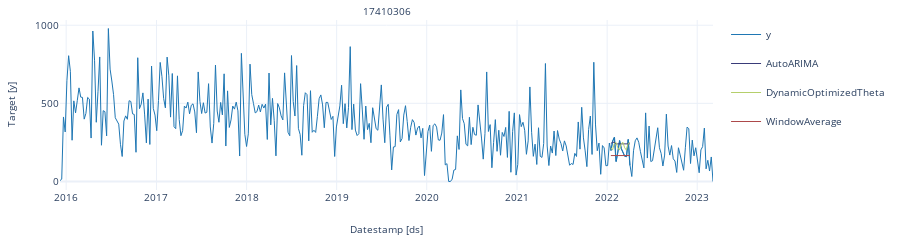
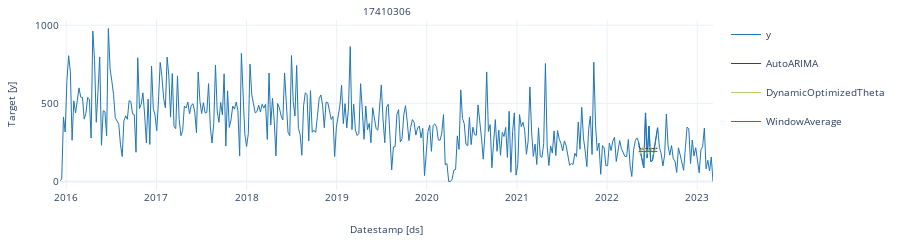
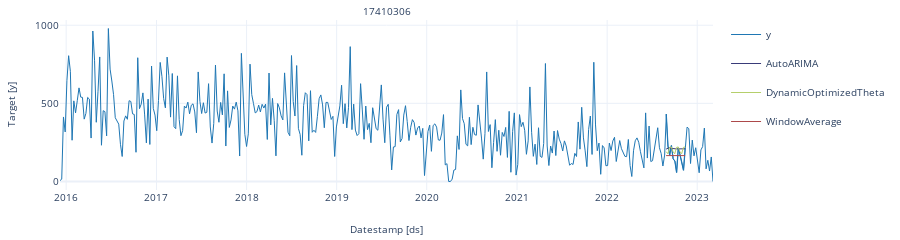
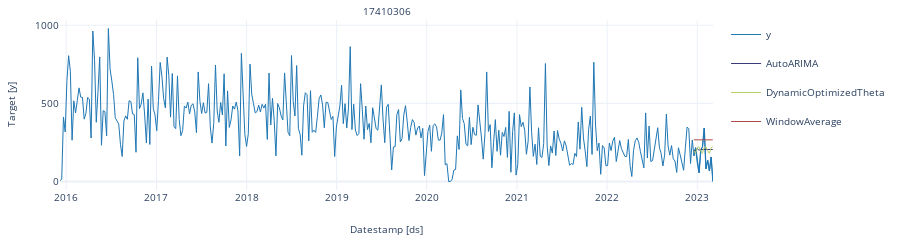

Notebook cell for these charts, in order:
### Code cell
df = sales.loc[['17410306']]
# define models
models = [AutoARIMA(season_length = 4), DOT(season_length = 4), WindowAverage(window_size=4)]
# initialize SF object
sf = StatsForecast(
    df = df,
    models = models,
    freq = 'W'
)
crossvalidation_df = sf.cross_validation(
    df = df,
    h = 12, # test size
    step_size=16, # gap including test size
    n_windows=4 # number of folds
)
crossvalidation_df

cutoff = crossvalidation_df['cutoff'].unique()

for k in range(len(cutoff)): 
    cv = crossvalidation_df[crossvalidation_df['cutoff'] == cutoff[k]]
    StatsForecast.plot(df, cv.loc[:, cv.columns != 'cutoff'])

rmsee = rmse(crossvalidation_df['y'], crossvalidation_df['AutoARIMA'])
rmse

### Figure 1 — Plotly figure (JSON) as saved in the notebook; plotly's stock layout.template omitted (floating-point values rounded to 4 significant figures; data arrays with more than 128 entries replaced by an {"elided": "..."} marker saying what was removed)
{"data": [{"legendgroup": "y", "line": {"color": "#1f77b4", "width": 1}, "mode": "lines", "name": "y", "showlegend": true, "type": "scatter", "x": {"elided": "379 str values"}, "xaxis": "x", "y": {"elided": "379 int values"}, "yaxis": "y"}, {"legendgroup": "y", "line": {"color": "#1f77b4", "width": 1}, "mode": "lines", "name": "y", "showlegend": false, "type": "scatter", "x": ["2022-01-16T00:00:00", "2022-01-23T00:00:00", "2022-01-30T00:00:00", "2022-02-06T00:00:00", "2022-02-13T00:00:00", "2022-02-20T00:00:00", "2022-02-27T00:00:00", "2022-03-06T00:00:00", "2022-03-13T00:00:00", "2022-03-20T00:00:00", "2022-03-27T00:00:00", "2022-04-03T00:00:00"], "xaxis": "x", "y": [198, 259, 283, 128, 184, 262, 210, 188, 161, 159, 269, 102], "yaxis": "y"}, {"legendgroup": "AutoARIMA", "line": {"color": "#393b79", "width": 1}, "mode": "lines", "name": "AutoARIMA", "showlegend": true, "type": "scatter", "x": ["2022-01-16T00:00:00", "2022-01-23T00:00:00", "2022-01-30T00:00:00", "2022-02-06T00:00:00", "2022-02-13T00:00:00", "2022-02-20T00:00:00", "2022-02-27T00:00:00", "2022-03-06T00:00:00", "2022-03-13T00:00:00", "2022-03-20T00:00:00", "2022-03-27T00:00:00", "2022-04-03T00:00:00"], "xaxis": "x", "y": [243.4, 250.9, 250.8, 240.4, 240.6, 240.0, 240.1, 240.8, 240.8, 240.8, 240.8, 240.8], "yaxis": "y"}, {"legendgroup": "DynamicOptimizedTheta", "line": {"color": "#b5cf6b", "width": 1}, "mode": "lines", "name": "DynamicOptimizedTheta", "showlegend": true, "type": "scatter", "x": ["2022-01-16T00:00:00", "2022-01-23T00:00:00", "2022-01-30T00:00:00", "2022-02-06T00:00:00", "2022-02-13T00:00:00", "2022-02-20T00:00:00", "2022-02-27T00:00:00", "2022-03-06T00:00:00", "2022-03-13T00:00:00", "2022-03-20T00:00:00", "2022-03-27T00:00:00", "2022-04-03T00:00:00"], "xaxis": "x", "y": [216.1, 201.1, 242.1, 250.5, 216.1, 201.1, 242.1, 250.5, 216.1, 201.1, 242.1, 250.5], "yaxis": "y"}, {"legendgroup": "WindowAverage", "line": {"color": "#ad494a", "width": 1}, "mode": "lines", "name": "WindowAverage", "showlegend": true, "type": "scatter", "x": ["2022-01-16T00:00:00", "2022-01-23T00:00:00", "2022-01-30T00:00:00", "2022-02-06T00:00:00", "2022-02-13T00:00:00", "2022-02-20T00:00:00", "2022-02-27T00:00:00", "2022-03-06T00:00:00", "2022-03-13T00:00:00", "2022-03-20T00:00:00", "2022-03-27T00:00:00", "2022-04-03T00:00:00"], "xaxis": "x", "y": [166, 166, 166, 166, 166, 166, 166, 166, 166, 166, 166, 166], "yaxis": "y"}], "layout": {"annotations": [{"font": {"size": 10}, "showarrow": false, "text": "17410306", "x": 0.5, "xanchor": "center", "xref": "paper", "y": 1, "yanchor": "bottom", "yref": "paper"}, {"font": {"size": 10}, "showarrow": false, "text": "Datestamp [ds]", "x": 0.5, "xanchor": "center", "xref": "paper", "y": 0, "yanchor": "top", "yref": "paper", "yshift": -30}, {"font": {"size": 10}, "showarrow": false, "text": "Target [y]", "textangle": -90, "x": 0, "xanchor": "right", "xref": "paper", "xshift": -40, "y": 0.5, "yanchor": "middle", "yref": "paper"}], "autosize": true, "font": {"size": 10}, "height": 150, "margin": {"b": 50, "l": 60, "r": 10, "t": 20}, "xaxis": {"anchor": "y", "domain": [0, 1], "showticklabels": true, "visible": true}, "yaxis": {"anchor": "x", "domain": [0, 1]}}}

### Figure 2 — Plotly figure (JSON) as saved in the notebook; plotly's stock layout.template omitted (floating-point values rounded to 4 significant figures; data arrays with more than 128 entries replaced by an {"elided": "..."} marker saying what was removed)
{"data": [{"legendgroup": "y", "line": {"color": "#1f77b4", "width": 1}, "mode": "lines", "name": "y", "showlegend": true, "type": "scatter", "x": {"elided": "379 str values"}, "xaxis": "x", "y": {"elided": "379 int values"}, "yaxis": "y"}, {"legendgroup": "y", "line": {"color": "#1f77b4", "width": 1}, "mode": "lines", "name": "y", "showlegend": false, "type": "scatter", "x": ["2022-05-08T00:00:00", "2022-05-15T00:00:00", "2022-05-22T00:00:00", "2022-05-29T00:00:00", "2022-06-05T00:00:00", "2022-06-12T00:00:00", "2022-06-19T00:00:00", "2022-06-26T00:00:00", "2022-07-03T00:00:00", "2022-07-10T00:00:00", "2022-07-17T00:00:00", "2022-07-24T00:00:00"], "xaxis": "x", "y": [251, 191, 136, 87, 439, 150, 355, 128, 133, 215, 271, 344], "yaxis": "y"}, {"legendgroup": "AutoARIMA", "line": {"color": "#393b79", "width": 1}, "mode": "lines", "name": "AutoARIMA", "showlegend": true, "type": "scatter", "x": ["2022-05-08T00:00:00", "2022-05-15T00:00:00", "2022-05-22T00:00:00", "2022-05-29T00:00:00", "2022-06-05T00:00:00", "2022-06-12T00:00:00", "2022-06-19T00:00:00", "2022-06-26T00:00:00", "2022-07-03T00:00:00", "2022-07-10T00:00:00", "2022-07-17T00:00:00", "2022-07-24T00:00:00"], "xaxis": "x", "y": [227.6, 212.5, 208.0, 206.8, 210.4, 211.4, 211.8, 211.8, 211.6, 211.5, 211.5, 211.5], "yaxis": "y"}, {"legendgroup": "DynamicOptimizedTheta", "line": {"color": "#b5cf6b", "width": 1}, "mode": "lines", "name": "DynamicOptimizedTheta", "showlegend": true, "type": "scatter", "x": ["2022-05-08T00:00:00", "2022-05-15T00:00:00", "2022-05-22T00:00:00", "2022-05-29T00:00:00", "2022-06-05T00:00:00", "2022-06-12T00:00:00", "2022-06-19T00:00:00", "2022-06-26T00:00:00", "2022-07-03T00:00:00", "2022-07-10T00:00:00", "2022-07-17T00:00:00", "2022-07-24T00:00:00"], "xaxis": "x", "y": [188.1, 177.1, 216.6, 222.2, 188.1, 177.1, 216.6, 222.2, 188.1, 177.1, 216.6, 222.2], "yaxis": "y"}, {"legendgroup": "WindowAverage", "line": {"color": "#ad494a", "width": 1}, "mode": "lines", "name": "WindowAverage", "showlegend": true, "type": "scatter", "x": ["2022-05-08T00:00:00", "2022-05-15T00:00:00", "2022-05-22T00:00:00", "2022-05-29T00:00:00", "2022-06-05T00:00:00", "2022-06-12T00:00:00", "2022-06-19T00:00:00", "2022-06-26T00:00:00", "2022-07-03T00:00:00", "2022-07-10T00:00:00", "2022-07-17T00:00:00", "2022-07-24T00:00:00"], "xaxis": "x", "y": [192.2, 192.2, 192.2, 192.2, 192.2, 192.2, 192.2, 192.2, 192.2, 192.2, 192.2, 192.2], "yaxis": "y"}], "layout": {"annotations": [{"font": {"size": 10}, "showarrow": false, "text": "17410306", "x": 0.5, "xanchor": "center", "xref": "paper", "y": 1, "yanchor": "bottom", "yref": "paper"}, {"font": {"size": 10}, "showarrow": false, "text": "Datestamp [ds]", "x": 0.5, "xanchor": "center", "xref": "paper", "y": 0, "yanchor": "top", "yref": "paper", "yshift": -30}, {"font": {"size": 10}, "showarrow": false, "text": "Target [y]", "textangle": -90, "x": 0, "xanchor": "right", "xref": "paper", "xshift": -40, "y": 0.5, "yanchor": "middle", "yref": "paper"}], "autosize": true, "font": {"size": 10}, "height": 150, "margin": {"b": 50, "l": 60, "r": 10, "t": 20}, "xaxis": {"anchor": "y", "domain": [0, 1], "showticklabels": true, "visible": true}, "yaxis": {"anchor": "x", "domain": [0, 1]}}}

### Figure 3 — Plotly figure (JSON) as saved in the notebook; plotly's stock layout.template omitted (floating-point values rounded to 4 significant figures; data arrays with more than 128 entries replaced by an {"elided": "..."} marker saying what was removed)
{"data": [{"legendgroup": "y", "line": {"color": "#1f77b4", "width": 1}, "mode": "lines", "name": "y", "showlegend": true, "type": "scatter", "x": {"elided": "379 str values"}, "xaxis": "x", "y": {"elided": "379 int values"}, "yaxis": "y"}, {"legendgroup": "y", "line": {"color": "#1f77b4", "width": 1}, "mode": "lines", "name": "y", "showlegend": false, "type": "scatter", "x": ["2022-08-28T00:00:00", "2022-09-04T00:00:00", "2022-09-11T00:00:00", "2022-09-18T00:00:00", "2022-09-25T00:00:00", "2022-10-02T00:00:00", "2022-10-09T00:00:00", "2022-10-16T00:00:00", "2022-10-23T00:00:00", "2022-10-30T00:00:00", "2022-11-06T00:00:00", "2022-11-13T00:00:00"], "xaxis": "x", "y": [431, 227, 169, 230, 145, 131, 58, 216, 170, 118, 72, 216], "yaxis": "y"}, {"legendgroup": "AutoARIMA", "line": {"color": "#393b79", "width": 1}, "mode": "lines", "name": "AutoARIMA", "showlegend": true, "type": "scatter", "x": ["2022-08-28T00:00:00", "2022-09-04T00:00:00", "2022-09-11T00:00:00", "2022-09-18T00:00:00", "2022-09-25T00:00:00", "2022-10-02T00:00:00", "2022-10-09T00:00:00", "2022-10-16T00:00:00", "2022-10-23T00:00:00", "2022-10-30T00:00:00", "2022-11-06T00:00:00", "2022-11-13T00:00:00"], "xaxis": "x", "y": [207.2, 211.3, 217.2, 212.0, 209.2, 208.9, 208.5, 208.8, 209.1, 209.1, 209.1, 209.1], "yaxis": "y"}, {"legendgroup": "DynamicOptimizedTheta", "line": {"color": "#b5cf6b", "width": 1}, "mode": "lines", "name": "DynamicOptimizedTheta", "showlegend": true, "type": "scatter", "x": ["2022-08-28T00:00:00", "2022-09-04T00:00:00", "2022-09-11T00:00:00", "2022-09-18T00:00:00", "2022-09-25T00:00:00", "2022-10-02T00:00:00", "2022-10-09T00:00:00", "2022-10-16T00:00:00", "2022-10-23T00:00:00", "2022-10-30T00:00:00", "2022-11-06T00:00:00", "2022-11-13T00:00:00"], "xaxis": "x", "y": [191.1, 177.5, 218.1, 221.1, 191.1, 177.5, 218.1, 221.1, 191.1, 177.5, 218.1, 221.1], "yaxis": "y"}, {"legendgroup": "WindowAverage", "line": {"color": "#ad494a", "width": 1}, "mode": "lines", "name": "WindowAverage", "showlegend": true, "type": "scatter", "x": ["2022-08-28T00:00:00", "2022-09-04T00:00:00", "2022-09-11T00:00:00", "2022-09-18T00:00:00", "2022-09-25T00:00:00", "2022-10-02T00:00:00", "2022-10-09T00:00:00", "2022-10-16T00:00:00", "2022-10-23T00:00:00", "2022-10-30T00:00:00", "2022-11-06T00:00:00", "2022-11-13T00:00:00"], "xaxis": "x", "y": [165.8, 165.8, 165.8, 165.8, 165.8, 165.8, 165.8, 165.8, 165.8, 165.8, 165.8, 165.8], "yaxis": "y"}], "layout": {"annotations": [{"font": {"size": 10}, "showarrow": false, "text": "17410306", "x": 0.5, "xanchor": "center", "xref": "paper", "y": 1, "yanchor": "bottom", "yref": "paper"}, {"font": {"size": 10}, "showarrow": false, "text": "Datestamp [ds]", "x": 0.5, "xanchor": "center", "xref": "paper", "y": 0, "yanchor": "top", "yref": "paper", "yshift": -30}, {"font": {"size": 10}, "showarrow": false, "text": "Target [y]", "textangle": -90, "x": 0, "xanchor": "right", "xref": "paper", "xshift": -40, "y": 0.5, "yanchor": "middle", "yref": "paper"}], "autosize": true, "font": {"size": 10}, "height": 150, "margin": {"b": 50, "l": 60, "r": 10, "t": 20}, "xaxis": {"anchor": "y", "domain": [0, 1], "showticklabels": true, "visible": true}, "yaxis": {"anchor": "x", "domain": [0, 1]}}}

### Figure 4 — Plotly figure (JSON) as saved in the notebook; plotly's stock layout.template omitted (floating-point values rounded to 4 significant figures; data arrays with more than 128 entries replaced by an {"elided": "..."} marker saying what was removed)
{"data": [{"legendgroup": "y", "line": {"color": "#1f77b4", "width": 1}, "mode": "lines", "name": "y", "showlegend": true, "type": "scatter", "x": {"elided": "379 str values"}, "xaxis": "x", "y": {"elided": "379 int values"}, "yaxis": "y"}, {"legendgroup": "y", "line": {"color": "#1f77b4", "width": 1}, "mode": "lines", "name": "y", "showlegend": false, "type": "scatter", "x": ["2022-12-18T00:00:00", "2022-12-25T00:00:00", "2023-01-01T00:00:00", "2023-01-08T00:00:00", "2023-01-15T00:00:00", "2023-01-22T00:00:00", "2023-01-29T00:00:00", "2023-02-05T00:00:00", "2023-02-12T00:00:00", "2023-02-19T00:00:00", "2023-02-26T00:00:00", "2023-03-05T00:00:00"], "xaxis": "x", "y": [164, 216, 122, 56, 202, 223, 342, 81, 136, 67, 157, 0], "yaxis": "y"}, {"legendgroup": "AutoARIMA", "line": {"color": "#393b79", "width": 1}, "mode": "lines", "name": "AutoARIMA", "showlegend": true, "type": "scatter", "x": ["2022-12-18T00:00:00", "2022-12-25T00:00:00", "2023-01-01T00:00:00", "2023-01-08T00:00:00", "2023-01-15T00:00:00", "2023-01-22T00:00:00", "2023-01-29T00:00:00", "2023-02-05T00:00:00", "2023-02-12T00:00:00", "2023-02-19T00:00:00", "2023-02-26T00:00:00", "2023-03-05T00:00:00"], "xaxis": "x", "y": [198.4, 195.1, 210.9, 200.3, 205.0, 205.2, 204.1, 204.9, 204.5, 204.5, 204.6, 204.5], "yaxis": "y"}, {"legendgroup": "DynamicOptimizedTheta", "line": {"color": "#b5cf6b", "width": 1}, "mode": "lines", "name": "DynamicOptimizedTheta", "showlegend": true, "type": "scatter", "x": ["2022-12-18T00:00:00", "2022-12-25T00:00:00", "2023-01-01T00:00:00", "2023-01-08T00:00:00", "2023-01-15T00:00:00", "2023-01-22T00:00:00", "2023-01-29T00:00:00", "2023-02-05T00:00:00", "2023-02-12T00:00:00", "2023-02-19T00:00:00", "2023-02-26T00:00:00", "2023-03-05T00:00:00"], "xaxis": "x", "y": [197.0, 180.8, 215.8, 223.1, 197.0, 180.8, 215.8, 223.1, 197.0, 180.8, 215.8, 223.1], "yaxis": "y"}, {"legendgroup": "WindowAverage", "line": {"color": "#ad494a", "width": 1}, "mode": "lines", "name": "WindowAverage", "showlegend": true, "type": "scatter", "x": ["2022-12-18T00:00:00", "2022-12-25T00:00:00", "2023-01-01T00:00:00", "2023-01-08T00:00:00", "2023-01-15T00:00:00", "2023-01-22T00:00:00", "2023-01-29T00:00:00", "2023-02-05T00:00:00", "2023-02-12T00:00:00", "2023-02-19T00:00:00", "2023-02-26T00:00:00", "2023-03-05T00:00:00"], "xaxis": "x", "y": [266.5, 266.5, 266.5, 266.5, 266.5, 266.5, 266.5, 266.5, 266.5, 266.5, 266.5, 266.5], "yaxis": "y"}], "layout": {"annotations": [{"font": {"size": 10}, "showarrow": false, "text": "17410306", "x": 0.5, "xanchor": "center", "xref": "paper", "y": 1, "yanchor": "bottom", "yref": "paper"}, {"font": {"size": 10}, "showarrow": false, "text": "Datestamp [ds]", "x": 0.5, "xanchor": "center", "xref": "paper", "y": 0, "yanchor": "top", "yref": "paper", "yshift": -30}, {"font": {"size": 10}, "showarrow": false, "text": "Target [y]", "textangle": -90, "x": 0, "xanchor": "right", "xref": "paper", "xshift": -40, "y": 0.5, "yanchor": "middle", "yref": "paper"}], "autosize": true, "font": {"size": 10}, "height": 150, "margin": {"b": 50, "l": 60, "r": 10, "t": 20}, "xaxis": {"anchor": "y", "domain": [0, 1], "showticklabels": true, "visible": true}, "yaxis": {"anchor": "x", "domain": [0, 1]}}}
